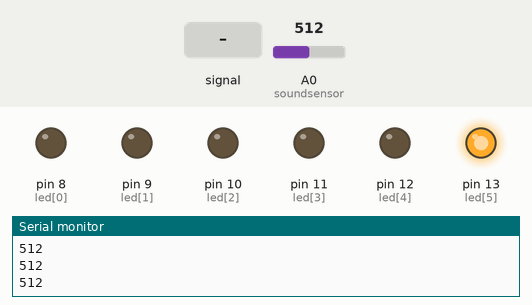
Recording of a sketch running on a simulated Arduino Uno, built with avr-gcc and run on an emulated ATmega328P. Shown: output pins drawn as LEDs (lit = HIGH), the last lines printed to the serial monitor. Dashed ring = blinking. The inputs (shaded band) are chosen by the test bench; at power-on: A0 (soundsensor) = 512.

Above: at 1.2 s.
1.3 s: A0 (soundsensor) set to 488
At 1.3 s:
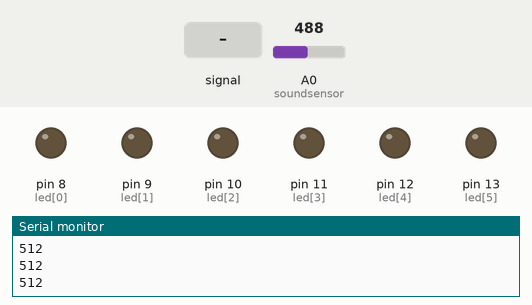
2.8 s: A0 (soundsensor) fed a 200 Hz sine of ±81 counts around its level
At 5.7 s:
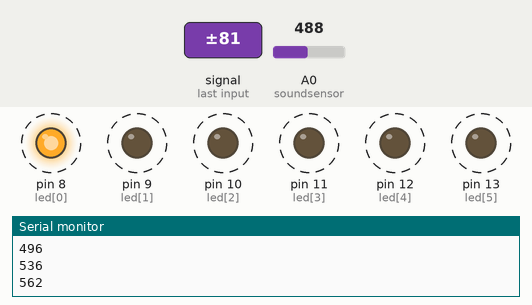
5.8 s: A0 (soundsensor) set to 306
At 6.8 s:
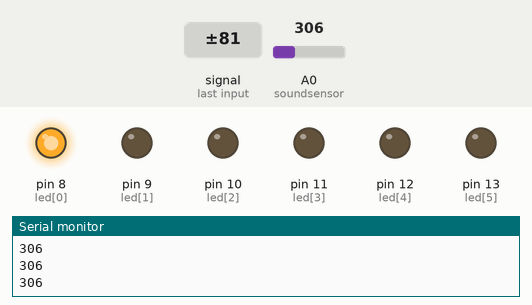
7.3 s: A0 (soundsensor) set to 510
At 7.4 s:
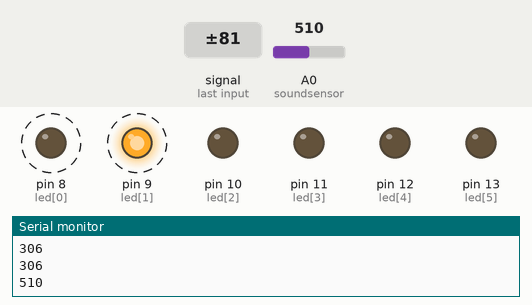
Timing chart, 0 to 11.3 s (numbered marks = the images above; inputs shaded):
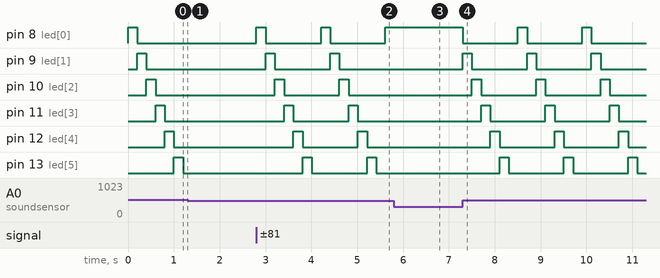

The sketch:

soundsensor_LED_1_.ino
```cpp
  int soundsensor=A0;
  int led[6]={8,9,10,11,12,13};
  int threshold=500;
  int count=0;


void setup() {
  // put your setup code here, to run once:
  Serial.begin(9600);
  pinMode(soundsensor,INPUT);
  for (int i=0; i<6; i++)
    pinMode(led[i], OUTPUT);
}

void loop() {
  // put your main code here, to run repeatedly:
  if(analogRead(soundsensor)>=threshold){
    for (int i=0; i<6; i++){
      if(i==count)
        digitalWrite(led[i],1);
      else
        digitalWrite(led[i],0);
      }
    count=(count<6) ? count+1:0;
    delay(200);
    }
    else
    delay(1);


    Serial.println();
    Serial.print(analogRead(soundsensor));


}
```

Measured:
- the behaviour switches between 500 and 499 on A0 (soundsensor) (found by bisection; images 0 and 1)
- after the input at 1.3 s, pin 8 (led[0]): stays LOW (without the input it goes to HIGH after 0.10 s); pin 9 (led[1]): stays LOW (without the input it goes to HIGH after 0.30 s)
- after the input at 2.8 s, pin 8 (led[0]): alternates HIGH for 0.20 s and LOW for 1.2 s, starting at once; pin 9 (led[1]): alternates HIGH for 0.20 s and LOW for 1.2 s, starting after 0.20 s
- after the input at 5.8 s, pin 8 (led[0]): stays HIGH (without the input it goes to LOW after 0.02 s); pin 9 (led[1]): stays LOW (without the input it goes to HIGH after 0.02 s)
- after the input at 7.3 s, pin 8 (led[0]), pin 9 (led[1]): alternates HIGH for 0.20 s and LOW for 1.2 s, starting at once
